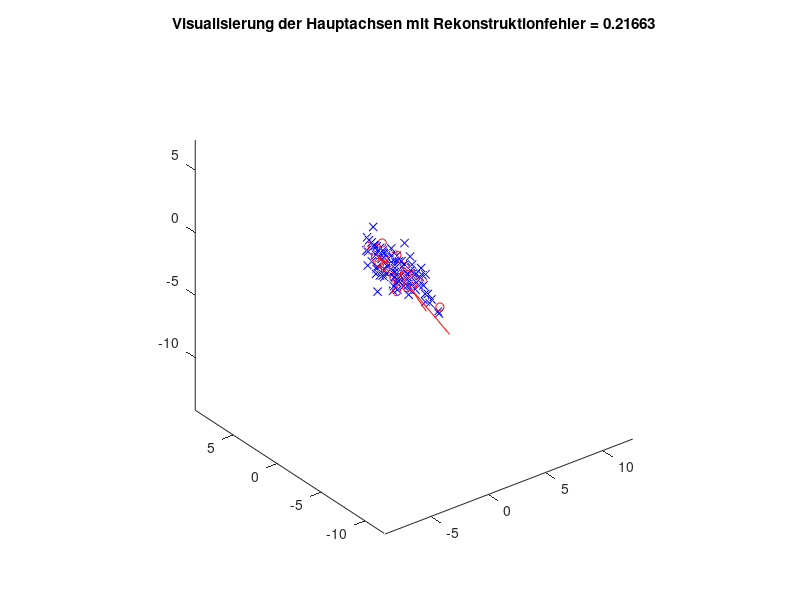
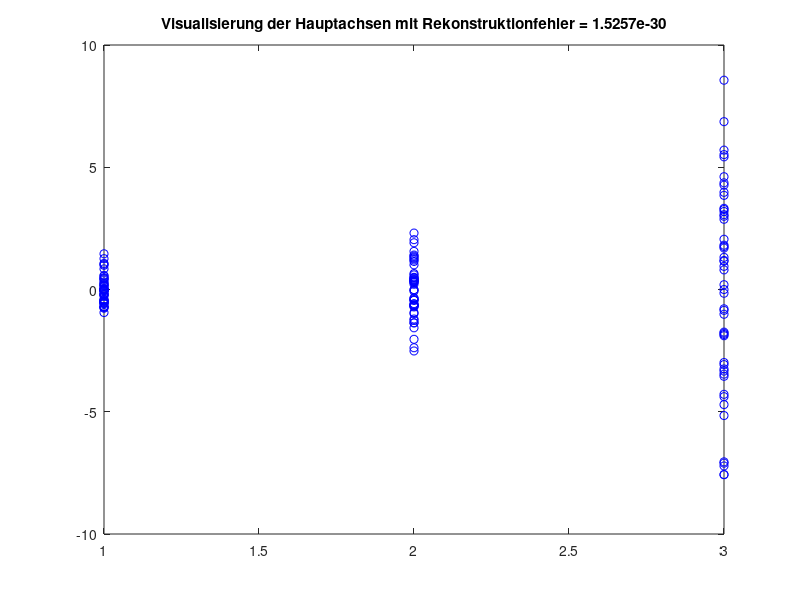

Source code (MATLAB) for these figures, in order:
%% a)
% Punkte generieren und plotten
n = 50;                 %% number of observed points
X = zeros(3, n);        %% matrix contains all 3 coordiaten of observed points (each column is a point)
    
sx = 5;   tx = 5;       %% seed and bias for genearate x-coordiaten
sy = 1;   ty = -3;      %% seed and bias for genearate y-coordiaten
sz = 0.5; tz = -2;      %% seed and bias for genearate z-coordiaten

X(1, :) = sx * randn(1, n) + tx;
X(2, :) = sy * randn(1, n) + ty;
X(3, :) = sz * randn(1, n) + tz;

w1 = 60;                %% weight for x
w2 = 30;                %% weight for y
w3 = 0;                 %% weight for z

R1 = [cosd(w1) -sind(w1) 0; sind(w1) cosd(w1) 0; 0 0 1]; %[1/2 v3/2 0; -v3/2 1/2 0; 0 0 1]
R2 = [cosd(w2) 0 sind(w2); 0 1 0; -sind(w2) 0 cosd(w2)]; %[v3/2 0 1/2; 0 1 0; -1/2 0 v3/2]
R3 = [1 0 0; 0 cosd(w3) -sind(w3); 0 sind(w3) cosd(w3)]; %[1 0 0; 0 1 0; 0 0 1]

X = R3 * R2 * R1 * X;

%% b)
% Hauptkomponenten bestimmen (Eigenwerte und Eigenvektoren der
% Kovarianzmatrix der Punktmenge berechnen)

% TODO
X = X';
DV = mean(X); % durchschnitt vektor
DM = X - repmat(DV, size(X, 1), 1);      % differentiale Matrix
C = cov(DM)  ;                  % covarianz Matrix
% C = 0;
% for i = 1:n
%     diff_vektor = diff_matrix(:, i) - durschnitt_vektor;
%     C = C + diff_vektor * diff_vektor';
% end
% C = C / n-1;

% V: Eigenvektor, D: Eigenwert(located on the diagonal of the matrix)
[V, D] = eig(C);

%% c)
% Hauptachsen (Eigenvektoren) plotten und deren Länge mit dem zugehörigen
% Eigenwert gewichten

% TODO


%% Visualisierung
figure(1);
plot3(X(:, 1), X(:, 2), X(:, 3), 'xb'); axis equal;
hold on
plot3([DV(1) DV(1)+D(1,1)*V(1,1)], [DV(2) DV(2)+D(1,1)*V(2,1)], [DV(3) DV(3)+D(1,1)*V(3,1)], 'r');
hold on;
plot3([DV(1) DV(1)+D(2,2)*V(1,2)], [DV(2) DV(2)+D(2,2)*V(2,2)], [DV(3) DV(3)+D(2,2)*V(3,2)], 'r');
hold on;
plot3([DV(1) DV(1)+D(3,3)*V(1,3)], [DV(2) DV(2)+D(3,3)*V(2,3)], [DV(3) DV(3)+D(3,3)*V(3,3)], 'r');
hold on;


%% d)
% Projektion auf eine der Hauptachsen über Skalarprodukt
% Tipp: Eigenvektoren haben die Länge 1

% TODO
index_projekted_axis = [1, 2, 3];   % choose the Hauptachsen to be projected on, index 3 got the largest Eigenvalue
VN = V(:, index_projekted_axis); 
VT = pinv(VN);
e = 0;                           % mittleren quadratischen Rekonstruktionfehler
var_e = [];
figure(2)
for i = 1:n
    p = X(i, :);
    
    alpha_projected = (p - DV)* VN;                     % nenner unnotwendig, cuz eigenvektor hat Length = 1; alpha_projected := projected point to choosen Hauptachse
    p_reconstructed = alpha_projected * VT + DV;        % for Teilaufgabe e,f
    e = e + (norm(p_reconstructed - p))^2;
    
    plot(alpha_projected, 'ob');
    var_e = [var_e; alpha_projected];
   
    hold on;
end

hold off;
title(['Visualisierung der Hauptachsen mit Rekonstruktionfehler = ', num2str(e/(n-1))]);
% Varianz in der Projektion

% TODO
var_e_1 = var(var_e(:, 1));
var_e_2 = var(var_e(:, 2));
var_e_3 = var(var_e(:, 3));
%% e)
% Rekonstruktion aus 1D-Unterraum und Plot

% TODO
% combined above

%% f)
% Projektion in den 2D-Unterraum der ersten beiden Hauptkomponenten und Rekonstruktion
n = 50;                 %% number of observed points
X = zeros(3, n);        %% matrix contains all 3 coordiaten of observed points (each column is a point)
    
sx = 3;   tx = 5;       %% seed and bias for genearate x-coordiaten
sy = 1;   ty = -3;      %% seed and bias for genearate y-coordiaten
sz = 0.5; tz = -2;      %% seed and bias for genearate z-coordiaten

X(1, :) = sx * randn(1, n) + tx;
X(2, :) = sy * randn(1, n) + ty;
X(3, :) = sz * randn(1, n) + tz;

w1 = 60;                %% weight for x
w2 = 30;                %% weight for y
w3 = 0;                 %% weight for z

R1 = [cosd(w1) -sind(w1) 0; sind(w1) cosd(w1) 0; 0 0 1]; %[1/2 v3/2 0; -v3/2 1/2 0; 0 0 1]
R2 = [cosd(w2) 0 sind(w2); 0 1 0; -sind(w2) 0 cosd(w2)]; %[v3/2 0 1/2; 0 1 0; -1/2 0 v3/2]
R3 = [1 0 0; 0 cosd(w3) -sind(w3); 0 sind(w3) cosd(w3)]; %[1 0 0; 0 1 0; 0 0 1]

X = R3 * R2 * R1 * X;

% Hauptkomponenten bestimmen (Eigenwerte und Eigenvektoren der
% Kovarianzmatrix der Punktmenge berechnen)

% TODO
X = X';
DV = mean(X); % durchschnitt vektor
DM = X - repmat(DV, size(X, 1), 1);      % differentiale Matrix
C = cov(DM)  ;                  % covarianz Matrix
% C = 0;
% for i = 1:n
%     diff_vektor = diff_matrix(:, i) - durschnitt_vektor;
%     C = C + diff_vektor * diff_vektor';
% end
% C = C / n-1;

% V: Eigenvektor, D: Eigenwert(located on the diagonal of the matrix)
[V, D] = eig(C);

% Hauptachsen (Eigenvektoren) plotten und deren Länge mit dem zugehörigen
% Eigenwert gewichten

% TODO


figure(1);
plot3(X(:, 1), X(:, 2), X(:, 3), 'xb'); axis equal;
hold on
plot3([DV(1) DV(1)+D(1,1)*V(1,1)], [DV(2) DV(2)+D(1,1)*V(2,1)], [DV(3) DV(3)+D(1,1)*V(3,1)], 'r');
hold on;
plot3([DV(1) DV(1)+D(2,2)*V(1,2)], [DV(2) DV(2)+D(2,2)*V(2,2)], [DV(3) DV(3)+D(2,2)*V(3,2)], 'r');
hold on;
plot3([DV(1) DV(1)+D(3,3)*V(1,3)], [DV(2) DV(2)+D(3,3)*V(2,3)], [DV(3) DV(3)+D(3,3)*V(3,3)], 'r');
hold on;


% Projektion auf eine der Hauptachsen über Skalarprodukt
% Tipp: Eigenvektoren haben die Länge 1

% TODO
index_projekted_axis = [ 2, 3];   % choose the Hauptachsen to be projected on, index 3 got the largest Eigenvalue
VN = V(:, index_projekted_axis); 
VT = pinv(VN);
e = 0;                           % mittleren quadratischen Rekonstruktionfehler
for i = 1:n
    p = X(i, :);
    
    alpha_projected = (p - DV)* VN;                     % nenner unnotwendig, cuz eigenvektor hat Length = 1; alpha_projected := projected point to choosen Hauptachse
    p_reconstructed = alpha_projected * VT + DV;        % for Teilaufgabe e,f
    e = e + (norm(p_reconstructed - p))^2;
    
    plot3(p_reconstructed(1), p_reconstructed(2), p_reconstructed(3), 'or');
    hold on;
end

hold off;
title(['Visualisierung der Hauptachsen mit Rekonstruktionfehler = ', num2str(e/(n-1))]);
% TODO
% combined above

% mittlerer quadratischer Rekonstruktionsfehler

% TODO
e = e / (n-1);
